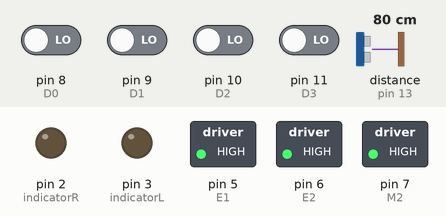
The sketch below on a simulated Arduino Mega 2560, built with avr-gcc and run on an emulated ATmega2560. Shown: switched loads named in the sketch (green lamp = pin HIGH), output pins drawn as LEDs (lit = HIGH). The test bench sets the inputs (shaded band); at power-on: pin 8 (D0), pin 9 (D1), pin 10 (D2), pin 11 (D3) LOW, distance to the obstacle (sensor on pin 13) 80 cm. The echo pulse lasts 58.3 µs per cm.

Above: at 1.2 s.
1.3 s: distance to the obstacle (sensor on pin 13) set to 54 cm
2.8 s: distance to the obstacle (sensor on pin 13) set to 45 cm
At 2.92 s:
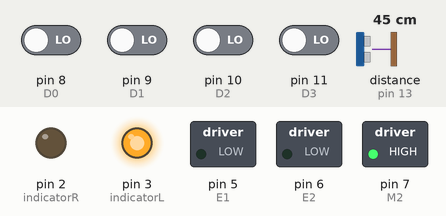
At 4.2 s:
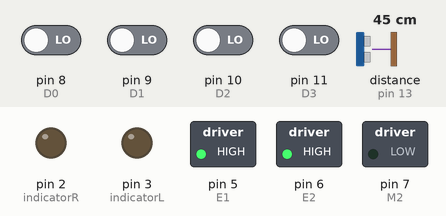
5.8 s: distance to the obstacle (sensor on pin 13) set to 2 cm
At 7.98 s:
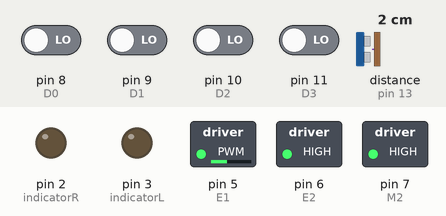
8.8 s: distance to the obstacle (sensor on pin 13) set to 35 cm
10.3 s: distance to the obstacle (sensor on pin 13) set to 44 cm
At 12.35 s:
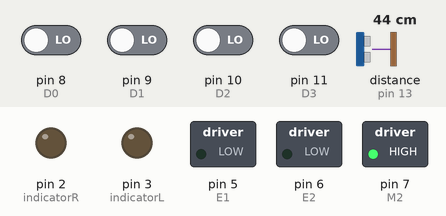
13.3 s: pin 8 (D0) driven HIGH and pin 10 (D2) driven HIGH
Timing chart, 0 to 22.1 s (numbered marks = the images above; inputs shaded):
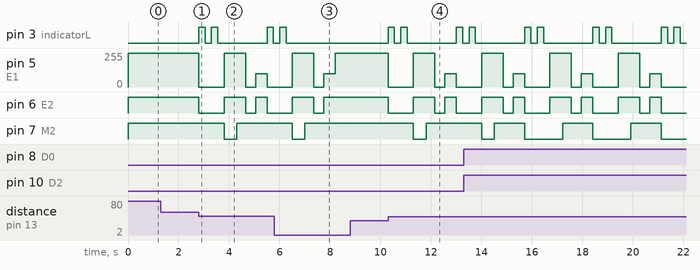

Measured:
- the behaviour switches between 49 and 48 cm on distance to the obstacle (sensor on pin 13) (found by bisection; images 0 and 1)
- the behaviour switches between 39 and 40 cm on distance to the obstacle (sensor on pin 13) (found by bisection; images 3 and 4)
- after the input at 1.3 s, every drawn part: stays the same
- after the input at 2.8 s, pin 3 (indicatorL): goes HIGH 0.25 s, LOW 0.25 s, HIGH 0.25 s, LOW 2.0 s, HIGH 0.25 s, then LOW, starting at once; pin 5 (E1): 255/255 → 0/255 at once, → 255/255 1.0 s later, → 0/255 0.85 s later, → 100/255 0.40 s later, … (5 changes in this stretch)
- after the input at 5.8 s, pin 3 (indicatorL): goes on until 6.3 s, then stays LOW; pin 6 (E2): goes on until 7.8 s, then stays HIGH
- after the input at 8.8 s, every drawn part: stays the same
- after the input at 10.3 s, pin 3 (indicatorL): goes HIGH 0.25 s, LOW 0.25 s, HIGH 0.25 s, LOW 2.0 s, HIGH 0.25 s, then LOW, starting at once; pin 5 (E1): 255/255 → 0/255 at once, → 255/255 1.0 s later, → 0/255 0.85 s later, → 100/255 0.40 s later, … (5 changes in this stretch)

The sketch:

Motor_control.ino
```cpp
#include <NewPing.h>


#include <NewPing.h>
#define MAX_DISTANCE_POSSIBLE 70 // sets maximum useable sensor measuring distance to 400cm

int M1 = 4 ; //M1 Direction Control   right wheels
int E1 = 5; //M1 Speed Control

int M2 = 7; //M1 Direction Control   left wheels
int E2 = 6; //M2 Speed Control

unsigned long previousMillis = 0; //microsecond at which the pin was last writen

unsigned int pingSpeed = 100; // How frequently are we going to send out a ping (in milliseconds). 50ms would be 20 times a second.
unsigned long pingTimer;     // Holds the next ping time.

int distance;
//****************************** Raspberry pi - arduino communication

const int D0 = 8;       //Raspberry pin 21    LSB
const int D1 = 9;       //Raspberry pin 22
const int D2 = 10;       //Raspberry pin 23
const int D3 = 11;       //Raspberry pin 24    MSB

// ******************************************** Indicator
const int indicatorR=2;    // right Blinker
const int indicatorL=3;    // left Blinker

const int trigger=12;
const int echo=13;

int a,b,c,d,data;

NewPing sonar(trigger, echo, MAX_DISTANCE_POSSIBLE);

//****************************************************************

void stop(void) //stop
 {
 digitalWrite(E1,LOW);
 digitalWrite(E2,LOW);
 }
void forward(char a,char b) //Move forward
 {
 analogWrite (E1,a); //PWM Speed Control
 digitalWrite(M1,HIGH);
 analogWrite (E2,b);
 digitalWrite(M2,HIGH);
 }
void backward (char a,char b) //Move backward
 {
 analogWrite (E1,a);
 digitalWrite(M1,LOW);
 analogWrite (E2,b);
 digitalWrite(M2,LOW);
}
void right (char a,char b) //Turn Left
 {
 analogWrite (E1,a);
 digitalWrite(M1,LOW);
 analogWrite (E2,b);
 digitalWrite(M2,HIGH);
 }
void right1 (char a,char b) //Turn Left
 {
 analogWrite (E1,a);
 digitalWrite(M1,HIGH);
 analogWrite (E2,b);
 digitalWrite(M2,HIGH);
 }

void left (char a,char b) //Turn Right
 {
 analogWrite (E1,a);
 digitalWrite(M1,HIGH);
 analogWrite (E2,b);
 digitalWrite(M2,LOW);
 }

void left1 (char a,char b) //Turn Right
 {
 analogWrite (E1,a);
 digitalWrite(M1,HIGH);
 analogWrite (E2,b);
 digitalWrite(M2,HIGH);
 }


int Data()
{
   a = digitalRead(D0);
   b = digitalRead(D1);
   c = digitalRead(D2);
   d = digitalRead(D3);
   data = 8*d+4*c+2*b+a;
//  int objDistance = checkDistance();
 //if(objDistance>10 && objDistance<55)data = 99;


   return data;
}

int checkDistance()
{
  //delay(70);
  unsigned int uS = sonar.ping();
  int cm = uS / US_ROUNDTRIP_CM;
  return cm;
}


// ******************* Indicator **********************
int signal_right()
{
  digitalWrite(indicatorR, HIGH);
  delay(500);
  digitalWrite(indicatorR,LOW);
  delay(500);
  }
int signal_left(int Delay)
{
  digitalWrite(indicatorL, HIGH);
  delay(Delay/2);
  digitalWrite(indicatorL,LOW);
  delay(Delay/2);
  }

void changeLane()
{
  stop();signal_left(500);signal_left(500);

  left(200,200); delay(500);

 // stop();delay(2000);
  forward(200,200);delay(350);
  stop();delay(400);
  right(100,255);delay(450);
 // right(0,255);delay(1000);
  //right1(150,255);delay(300);
//stop();delay(500);
  //forward(150,150);delay(500);
 // stop();


}
void echoCheck() { // Timer2 interrupt calls this function every 24uS where you can check the ping status.
  // Don't do anything here!

  if (sonar.check_timer()) { // This is how you check to see if the ping was received.
     distance= sonar.ping_result / US_ROUNDTRIP_CM;

  // Serial.print("Ping: ");
   // Serial.print(sonar.ping_result / US_ROUNDTRIP_CM); // Ping returned, uS result in ping_result, convert to cm with US_ROUNDTRIP_CM.
   // Serial.println("cm");
 //  if (distance>=40 && distance <50){changeLane();}
  }
  // Don't do anything here!

}
void setup() {
  // put your setup code here, to run once:
  stop();
  pinMode(6, OUTPUT);
  pinMode(7, OUTPUT);
  pinMode(8, OUTPUT);
  pinMode(9, OUTPUT);
  Serial.begin(115200); //Set Baud Rate

  pinMode(D0, INPUT);
  pinMode(D1, INPUT);
  pinMode(D2, INPUT);
  pinMode(D3, INPUT);


  pinMode(indicatorL, OUTPUT);
  pinMode(indicatorR, OUTPUT);

  pingTimer = millis();
}

void loop() {
//  if(Serial.available()>0) stop();
   //Serial.println(Data());
//if(checkDistance<50)changeLane();
//else while (checkDistance()>50);

    if (millis() >= pingTimer) {   // pingSpeed milliseconds since last ping, do another ping.
    pingTimer += pingSpeed;      // Set the next ping time.
    sonar.ping_timer(echoCheck); // Send out the ping, calls "echoCheck" function every 24uS where you can check the ping status.

  }
if (Data()==7)    // IF RED LIGHT IS ON
   stop();


else {
/*
 unsigned long currentMillis = millis(); //time in milliseconds from which the code was started
 if (currentMillis-previousMillis >= 100) {

  int distance = checkDistance();
  if (distance>=40 && distance <50){changeLane();}
   } */
  if (distance>=40 && distance <50){changeLane(); distance=0;}

 switch (Data())

  {

    case 0: forward(200,200);break;
    case 1: right1(200,250);break;
    case 2: right(150,250);break;
    case 3: right(80,250);break;
    case 4: left1(250,230);break;
    case 5: left(240,120);break;
    case 6: left(240,80);break;
/*
 case 0: forward(200,200);break;
    case 1: right1(200,250);break;
    case 2: right(150,250);break;
    case 3: right(80,250);break;
    case 4: left1(250,230);break;
    case 5: left1(250,150);break;
    case 6: left(250,80);break;*/
/*
    case 0: forward(200,200);break;
    case 1: right1(200,180);break;
    case 2: right(100,200);break;
    case 3: right(50,250);break;
    case 4: left1(200,180);break;
    case 5: left(200,100);break;
    case 6: left(250,50);break;    */

    case 99: changeLane();break;
    default: stop();
  }
}
 //stop();

}
```
